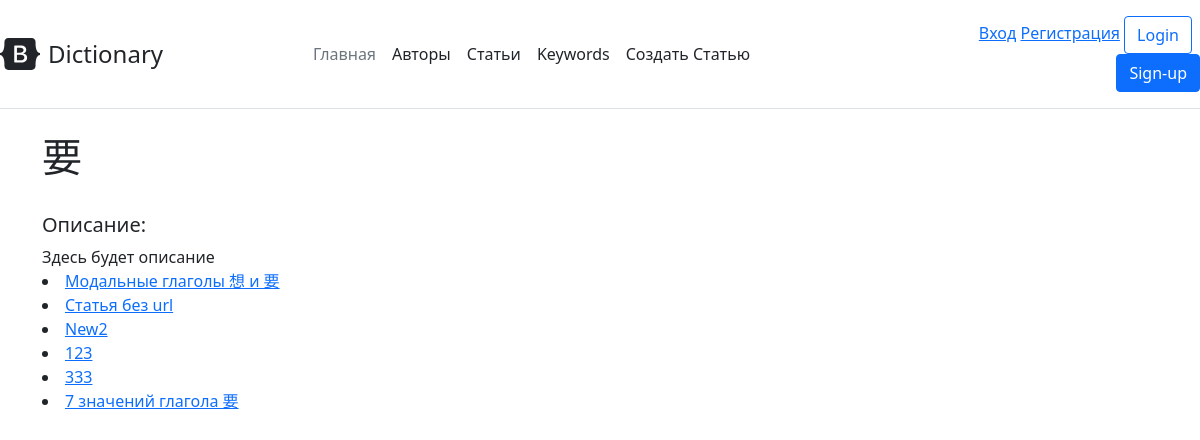
The app's page /keywords/要/, older data.
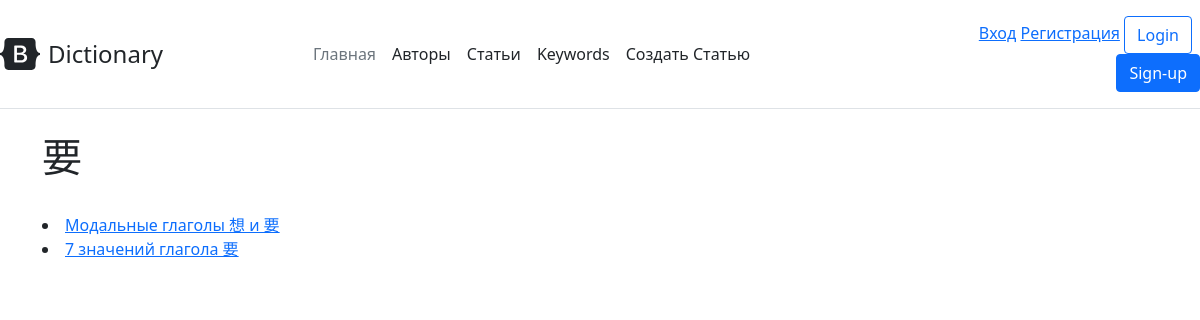
The same page, newer data.
### dictionary/models.py (models this page shows, shortened)
class Keyword(models.Model):
    name = models.CharField("Ключевое слово", max_length=100)
    hsk = models.ForeignKey(Hsk, related_name="hsk_level", on_delete=models.CharField)
    description = models.TextField("Описание", max_length=500, blank=True, null=True)
    class Meta:
        verbose_name = "Ключевое слово"
        verbose_name_plural = "Ключевые слова"

class Article(models.Model):
    title = models.CharField("Заголовок", max_length=250)
    message = models.TextField("Описание")
    url = models.SlugField(max_length=160, unique=True)
    keywords = models.ManyToManyField(Keyword, verbose_name="Ключевые слова", related_name="article_keywords")
    grammar = models.ManyToManyField(GrammarTopic, verbose_name="Грамматика", related_name="article_grammar", blank=True)
    lessons = models.ManyToManyField(Lesson, verbose_name="Уроки", related_name="article_lesson", blank=True)
    authors = models.ManyToManyField(User, verbose_name="Автор", related_name="article_author")
    draft = models.BooleanField("Черновик", default=False)
    def __str__(self):
        return self.title
    def get_absolute_url(self):
        return reverse('article_detail', kwargs={"slug": self.url})
    class Meta:
        verbose_name = "Статья"
        verbose_name_plural = "Статьи"

### dictionary/views.py (the view)
# urls.py: path('keywords/<str:slug>/', KeywordDetailView.as_view(), name="keyword_detail"),
class KeywordDetailView(DetailView):
    model = Keyword
    slug_field = "name"
    template_name = "dictionary/keyword.html"
    def get_context_data(self, **kwargs):
        context = super(KeywordDetailView, self).get_context_data(**kwargs)
        context['article_list'] = Article.objects.filter(Q(keywords__name=self.kwargs['slug'])|
            Q(keywords__name=self.kwargs['slug'])|Q(title__contains=self.kwargs['slug'])|
            Q(keywords__name__contains=self.kwargs['slug']), draft=False
        ).distinct()
        return context

### dictionary/templates/dictionary/keyword.html (shortened to what this page needs)
{% extends "dictionary/base.html" %}
{% block content %}
<h1>{{ keyword.name }}</h1><br>
{% if keyword.description %}
<h5>Описание:</h5>
{{ keyword.description }}<br>
{% endif %}
{% if article_list %}
{% for article in article_list %}
<li>
    <a href="{{ article.get_absolute_url }}">
        {{ article }}
    </a>
</li>
{% endfor %}
{% else %}
Информация будет добавлена в ближайшее время. Stay tuned!
{% endif %}
<p>{{ article.message }}</p><br>
{% endblock %}

Row changes from the older to the newer data that the page shows:
no longer on this page (row edited): Article: title "Статья без url"
no longer on this page (row edited): Article: title "New2"
no longer on this page (row edited): Article: title "123"
no longer on this page (row edited): Article: title "333"
changed Keyword: description "Здесь будет описание" → (not shown)
Text that changed along with them:
text no longer shown: "Описание:"
